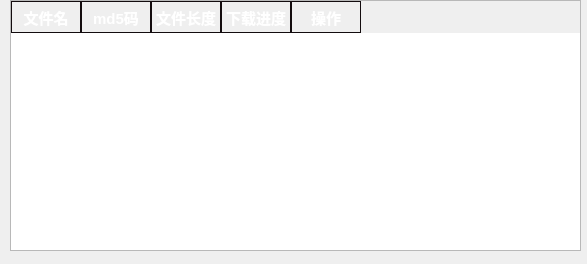
<?xml version="1.0" encoding="UTF-8"?>
<ui version="4.0">
 <class>Form</class>
 <widget class="QWidget" name="Form">
  <property name="geometry">
   <rect>
    <x>0</x>
    <y>0</y>
    <width>587</width>
    <height>264</height>
   </rect>
  </property>
  <property name="windowTitle">
   <string>Form</string>
  </property>
  <widget class="QTableWidget" name="tableWidget">
   <property name="geometry">
    <rect>
     <x>10</x>
     <y>0</y>
     <width>571</width>
     <height>251</height>
    </rect>
   </property>
   <property name="styleSheet">
    <string notr="true">/*表格的一种美化方式*/


    QHeaderView::section
{
    font-size:15px;
    font-family:&quot;Microsoft YaHei&quot;;
    text-align:left;
    min-height:30px;
    max-height:49px;
    margin-left:0px;
    padding-left:0px;
	border:1px solid #130c0e ;
	font:Bold;
	color:white;
	background-color:&quot;#426ab3&quot;;

}/*
QBrush
{
color:red;
}

QHeaderView::section
{
    font-size:20px;
    font-family:&quot;Microsoft YaHei&quot;;
    color:#FFFFFF;
    text-align:left;
    min-height:49px;
    max-height:49px;
    margin-left:0px;
    padding-left:0px;
}*/

/*background:#FFFFFF;
QTableWidget
{
    border:none;
    font-size:20px;
    font-family:&quot;Microsoft YaHei&quot;;
    color:rgb(25,35,45);
}


QTableWidget::item
{
    border-bottom:1px solid #EEF1F7 ;
	color:rgb(25,35,45);
}*/
/*
QTableWidget::item::selected
{
    color:#45b97c;
}
*/

QScrollBar::handle:vertical
{
    background: rgba(255,255,255,20%);
    border: 0px solid grey;
    border-radius:3px;
    width: 8px;
}

QScrollBar::add-page:vertical, QScrollBar::sub-page:vertical
{
    background:rgba(255,255,255,10%);
}


QScollBar::add-line:vertical, QScrollBar::sub-line:vertical
{
    background:transparent;
}
</string>
   </property>
   <attribute name="horizontalHeaderDefaultSectionSize">
    <number>70</number>
   </attribute>
   <attribute name="verticalHeaderVisible">
    <bool>false</bool>
   </attribute>
   <column>
    <property name="text">
     <string>文件名</string>
    </property>
   </column>
   <column>
    <property name="text">
     <string>md5码</string>
    </property>
   </column>
   <column>
    <property name="text">
     <string>文件长度</string>
    </property>
   </column>
   <column>
    <property name="text">
     <string>下载进度</string>
    </property>
   </column>
   <column>
    <property name="text">
     <string>操作</string>
    </property>
   </column>
  </widget>
 </widget>
 <resources/>
 <connections/>
</ui>
